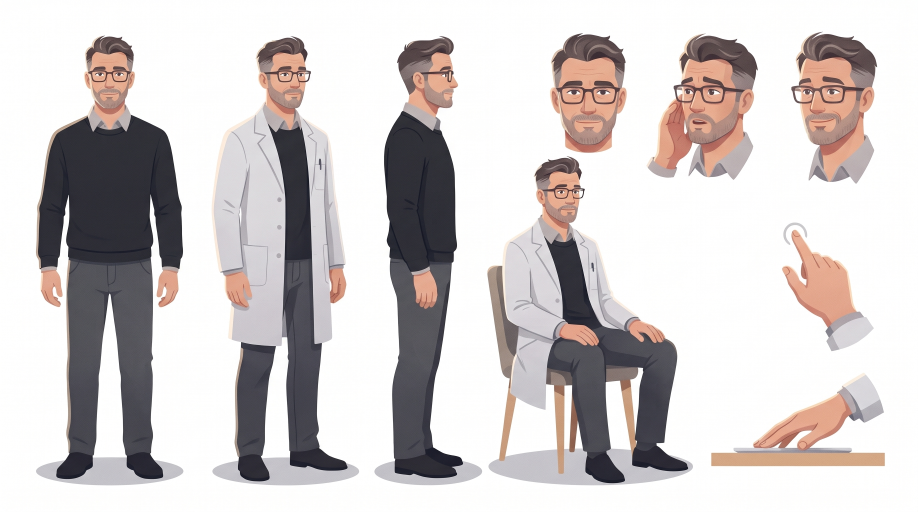
#> input picture zwei-routinen/assets/gen/A1.jpg, 2752 x 1536 px, given in place of B3.jpg, which was not available (shown at 1/3 size)
$ python arm-mask.py
#> lines starting #> are read from the running program, lines starting #| are printed output that depends on the picture; after the words box and inside, x2 and y2 are one past the last pixel; in counts of white or black regions, pixels touching at a corner belong together; pictures that were not available may be replaced by others from this repository, and a replacement may not be noted
#!/usr/bin/env python3
"""Masken für Arme, deren Ärmel dem Hintergrund gleicht (C2a/C2b: dunkler Ärmel vor dunkler Konsole,
C7: weißer Kittelärmel vor hellem Tisch) – per Differenz allein nicht sauber zu trennen. GrabCut, initialisiert aus der Differenz zu B3 (Hand = sicher Vordergrund, weit entfernte
unveränderte Bereiche = sicher Hintergrund). Ergebnis: assets/masks/<id>.png (Graustufen, volle Auflösung)."""
import sys, cv2, numpy as np
from pathlib import Path
ROOT = Path(__file__).resolve().parent.parent
# Unterarm-Achse (volle Auflösung): vom unteren Bildrand zum Handgelenk. Der Oberarm liegt außerhalb des Navi-Ausschnitts.
AXIS = {'C2a': [(1610, 1650), (1770, 1320)], 'C2b': [(1400, 1650), (1500, 1330)], 'C7': [(-60, 700), (780, 830)],
        'C17a': [(2200, 1600), (1370, 1110), (1060, 860)]}
BASE = {'C2a': 'B3', 'C2b': 'B3', 'C7': 'C7p', 'C17a': 'B6e'}
RADIUS = {'C7': (200, 330, 90), 'C17a': (200, 330, 80)}   # (wahrscheinlich Arm, äußerste Grenze, sicher Arm)
# Konsolenteile direkt neben dem Ärmel (gleich dunkel) sicher ausschließen
EXCLUDE = {'C2a': [[(1858, 1607), (1892, 1380), (2100, 1380), (2100, 1607)]], 'C2b': [[(1250, 1230), (1418, 1230), (1406, 1430), (1404, 1607), (1250, 1607)]]}
for id_ in sys.argv[1:] or ['C2a', 'C2b', 'C7', 'C17a']:
    base = cv2.imread(str(ROOT / f'assets/gen/{BASE[id_]}.jpg'))
#> base is the input picture: shape (1536, 2752, 3); mean B, G, R 203, 203.5, 209.1
    rin, rout, rcore = RADIUS.get(id_, (110, 260, 35))
    img = cv2.imread(str(ROOT / f'assets/gen/{id_}.jpg'))
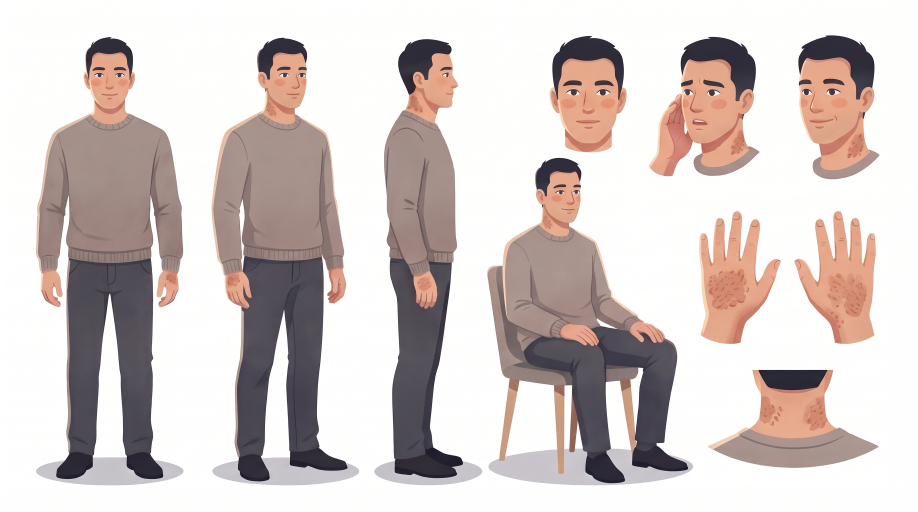
#> input picture zwei-routinen/assets/gen/A2.jpg, 2752 x 1536 px, given in place of C2a.jpg, which was not available (shown at 1/3 size)
#> img is the input picture: shape (1536, 2752, 3); mean B, G, R 199.9, 202.4, 212.7
    img = cv2.resize(img, (base.shape[1], base.shape[0]))
    s = 0.5
    b2, i2 = cv2.resize(base, None, fx=s, fy=s), cv2.resize(img, None, fx=s, fy=s)
    d = np.abs(b2.astype(int) - i2.astype(int)).max(2).astype(np.float32)
    dl = cv2.GaussianBlur(d, (0, 0), 6)
    # Bildschirm (Magenta) gehört nie zum Arm
    hsv = cv2.cvtColor(i2, cv2.COLOR_BGR2HSV)
#> hsv: shape (768, 1376, 3); mean H, S, V 31.3, 22.7, 213.8
    magenta = (hsv[..., 0] > 135) & (hsv[..., 0] < 165) & (hsv[..., 1] > 120)
#> magenta: shape (768, 1376) bool; every value is 0
    hand = ((d > 45) & ~magenta).astype(np.uint8)
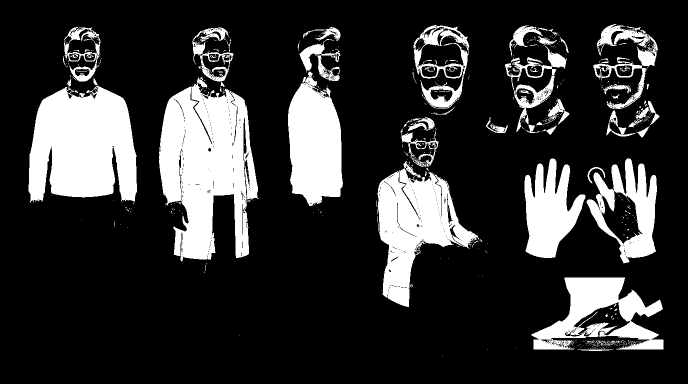
#> hand: shape (768, 1376) (shown at 1/2 size); values 0 (black) and 1 (white), 20.2% white; 601 white regions (531 under 20 px), largest, box (x1, y1, x2, y2) and area: (318, 154, 518, 523) 46777, (57, 157, 274, 406) 39840, (755, 322, 957, 614) 26564
    seg = np.zeros(d.shape, np.uint8)
    pts = [(int(x * s), int(y * s)) for x, y in AXIS[id_]]
    def dist(r):
#> called with r = 260
        m_ = seg.copy()
        for p0, p1 in zip(pts, pts[1:]): cv2.line(m_, p0, p1, 1, int(2 * r * s))
#> m_: shape (768, 1376); values 0 (black) and 1 (white), 5.5% white; 1 white region, box (x1, y1, x2, y2) and area: (689, 530, 1016, 768) 57739
        return m_.astype(bool)
    near = lambda r: cv2.dilate(hand, np.ones((int(r * s) * 2 + 1,) * 2, np.uint8)).astype(bool)
    m = np.full(d.shape, cv2.GC_BGD, np.uint8)
    m[dist(rout) | near(60)] = cv2.GC_PR_BGD
#> m: shape (768, 1376); values 0 (black) and 2 (white), 63.2% white; 4 black regions, box (x1, y1, x2, y2) and area: (0, 0, 1376, 768) 359709, (906, 233, 1103, 666) 25434, (1140, 167, 1195, 304) 2258, (1145, 489, 1208, 525) 1439
    m[dist(rin) & (dl > 2)] = cv2.GC_PR_FGD
#> after the loop in dist (call 2), `for p0, p1 in zip(pts, pts[1:]): cv2.line(m_, p0, p1, 1, int(2 * r * s))`: m_: shape (768, 1376); values 0 (black) and 1 (white), 1.7% white; 1 white region, box (x1, y1, x2, y2) and area: (772, 605, 941, 768) 17989
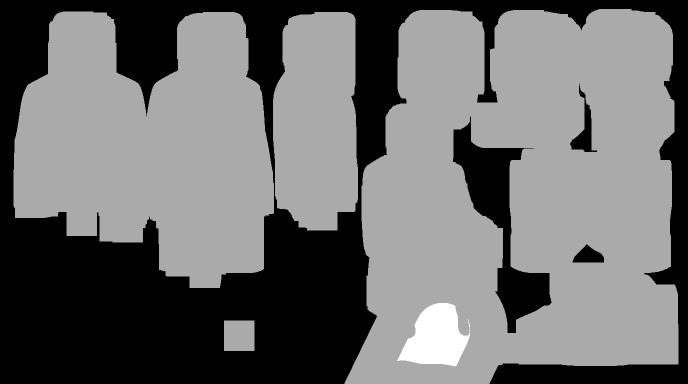
#> m: shape (768, 1376) (shown at 1/2 size); min 0, max 3, mean 1.28; drawn with min black and max white
    m[hand.astype(bool) | dist(rcore)] = cv2.GC_FGD
#> call 3 of dist, with r = 35
#> after the loop in dist (call 3), `for p0, p1 in zip(pts, pts[1:]): cv2.line(m_, p0, p1, 1, int(2 * r * s))`:
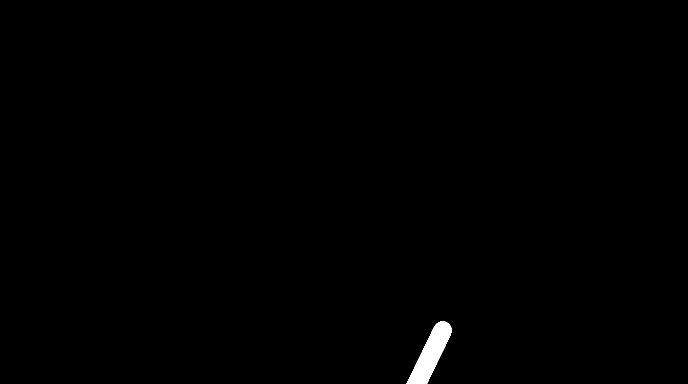
#> m_: shape (768, 1376) (shown at 1/2 size); values 0 (black) and 1 (white), 0.47% white; 1 white region, box (x1, y1, x2, y2) and area: (813, 642, 904, 768) 4929
    m[magenta] = cv2.GC_BGD
    for poly in EXCLUDE.get(id_, []):
        cv2.fillPoly(m, [np.array([(int(x * s), int(y * s)) for x, y in poly], np.int32)], cv2.GC_BGD)
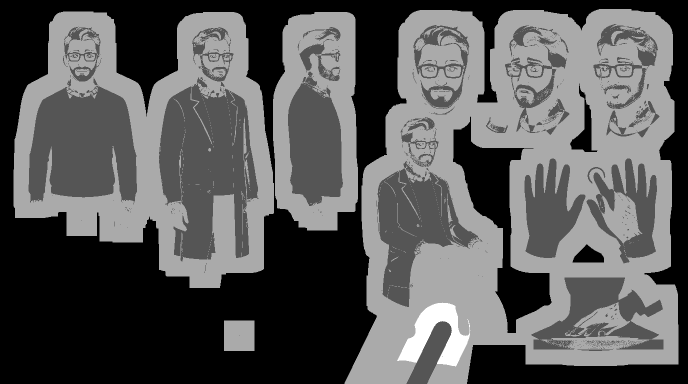
#> m: shape (768, 1376) (shown at 1/2 size); min 0, max 3, mean 1.05; drawn with min black and max white
    bgd, fgd = np.zeros((1, 65), np.float64), np.zeros((1, 65), np.float64)
    cv2.grabCut(i2, m, None, bgd, fgd, 6, cv2.GC_INIT_WITH_MASK)
    fg = np.where((m == cv2.GC_FGD) | (m == cv2.GC_PR_FGD), 255, 0).astype(np.uint8)
    fg = cv2.morphologyEx(fg, cv2.MORPH_OPEN, np.ones((5, 5), np.uint8))   # dünne Linien (Bildschirmrand) weg
    fg[cv2.morphologyEx(hand, cv2.MORPH_OPEN, np.ones((3, 3), np.uint8)).astype(bool)] = 255   # Stift und Finger sicher behalten
    # größte Komponente (der Arm), Löcher schließen
    n, lab, stats, _ = cv2.connectedComponentsWithStats(fg)
#> n = 10
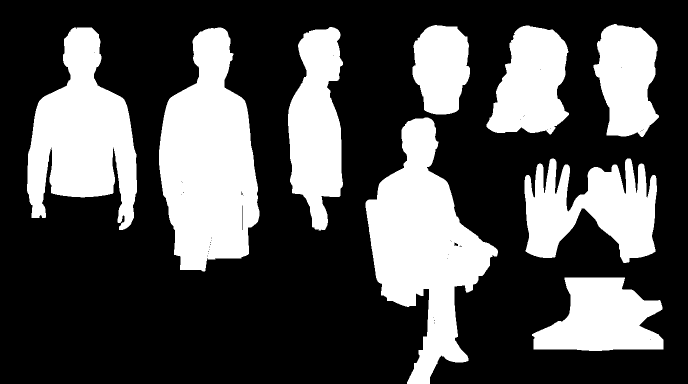
#> fg: shape (768, 1376) (shown at 1/2 size); 31.9% white; 9 white regions, largest, box (x1, y1, x2, y2) and area: (318, 55, 519, 543) 66811, (731, 235, 996, 768) 64082, (54, 55, 274, 460) 51476
    if n > 1:
        # größte Komponente plus alles, was sicher zur Hand gehört (z. B. der Stift über den Fingern)
        k = 1 + int(np.argmax(stats[1:, cv2.CC_STAT_AREA]))
#> k = 5
        nearMain = cv2.dilate((lab == k).astype(np.uint8), np.ones((41, 41), np.uint8)).astype(bool)
        keep = {k} | {int(c) for c in np.unique(lab[hand.astype(bool) & nearMain]) if c and stats[c, cv2.CC_STAT_AREA] > 150}
#> keep = 1 item
        fg = np.where(np.isin(lab, list(keep)), 255, 0).astype(np.uint8)
#> fg: shape (768, 1376); 6.3% white; 1 white region, box (x1, y1, x2, y2) and area: (318, 55, 519, 543) 66811
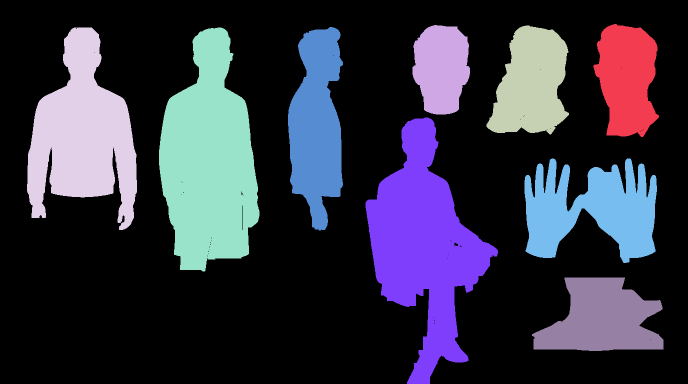
#> lab: shape (768, 1376) int32 (shown at 1/2 size); 10 distinct labels, from 0 to 9; one colour per label, 0 black
    fg = cv2.morphologyEx(fg, cv2.MORPH_CLOSE, np.ones((9, 9), np.uint8))
#> fg: shape (768, 1376); 6.3% white; 1 white region, box (x1, y1, x2, y2) and area: (318, 55, 519, 543) 66927
    if id_ == 'C7':
        # Papier unter der Hand (sehr hell, ungesättigt) gehört nicht zur Hand – sonst verdeckt es die Schrift
        paper = (i2.min(2) > 234) & ((i2.max(2).astype(int) - i2.min(2)) < 14)
        # Schatten der Hand auf dem Papier (hellgrau, rechts vom Ärmelende) ebenso
        right = np.zeros_like(paper); right[:, int(760 * s):] = True
        shade = right & (i2.min(2) > 185) & ((i2.max(2).astype(int) - i2.min(2)) < 18)
        fg[paper | shade] = 0
    fg = cv2.resize(fg, (base.shape[1], base.shape[0]), interpolation=cv2.INTER_LINEAR)
#> fg: shape (1536, 2752)
    cv2.imwrite(str(ROOT / f'assets/masks/{id_}.png'), fg)
    print(id_, 'Maske', int((fg > 127).sum()), 'px')
#| C2a Maske 267708 px
#> (the run stopped early here; a loop or call above may not have finished)
